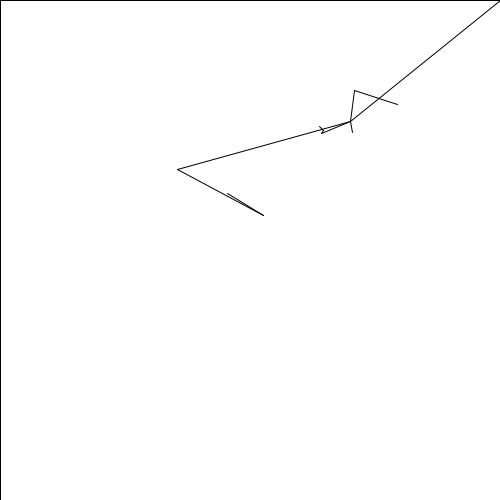
Frame 1 (no input)
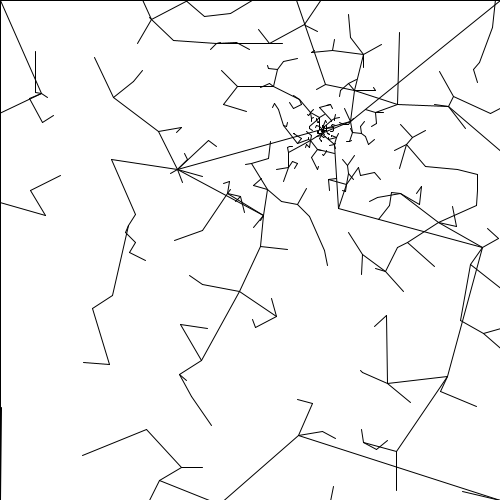
Frame 60 (the mouse pressed at the canvas centre just before this capture)
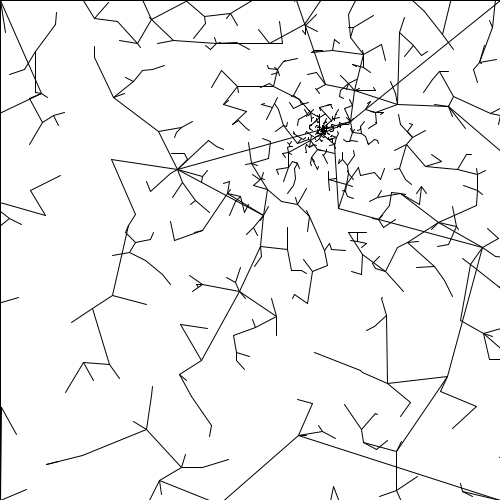
Frame 120 (the mouse held since frame 60 and released just before this capture)

The Processing sketch that drew these frames (run headless with seeded random() and noise(); from frame 60 on, the mouse is pressed at the canvas centre):

// Processing sketch: day06
// ── day06.pde
import java.util.List;

List<PVector> points = new ArrayList<PVector>();
List<List<Integer>> connections = new ArrayList<List<Integer>>();
PVector target;
int stepsPerFrame = 10;

void setup(){
  size(500,500);
  target = new PVector(random(width), random(height));
  addPoint(0,0);
  addPoint(0,width);
  addPoint(height, 0);
  addPoint(width, height);
}

void draw(){
  for(int i = 0; i < stepsPerFrame; i++){
    addPoint(selectPolarPoint());
  }
  background(255);
  stroke(0);
  drawEdges();
}

PVector selectPolarPoint(){
  //get random number
  float a = random(TWO_PI);
  float r = random(1);
  //apply curve
  r *= r;
  //de-normalize
  r *= width;
  //to cartesian
  float x = r*cos(a);
  float y = r*sin(a);
  //relative to "target"
  x += target.x;
  y += target.y;
  
  return new PVector(x, y);
}

PVector selectCartPointInc(){
  //get random number
  float x = random(1);
  float y = random(1);
  //apply curve
  x *= x;
  y *= y;
  //de-normalize
  x*=width;
  y*=height;
  //relative to "target"
  x += target.x;
  y += target.y;
  //wrap to canvas
  x %= width;
  y %= height;
  
  return new PVector(x, y);
}

void drawEdges(){
  for(int i = 0; i < connections.size(); i++){
    for(int connection : connections.get(i)){
      if (connection > i){
        line(
          points.get(i).x, points.get(i).y, 
          points.get(connection).x, points.get(connection).y);
      }
    }
  }
}

int getClosest(PVector v){
  int ci = -1;
  float cd = Float.POSITIVE_INFINITY;
  for(int i = 0; i < points.size(); i++){
    float d = dist(points.get(i).x, points.get(i).y, v.x, v.y);
    if (d < cd){
      cd = d;
      ci = i;
    }
  }
  return ci;
}

int getFurthest(PVector v){
  int ci = -1;
  float cd = 0;
  for(int i = 0; i < points.size(); i++){
    float d = dist(points.get(i).x, points.get(i).y, v.x, v.y);
    if (d > cd){
      cd = d;
      ci = i;
    }
  }
  return ci;
}

void addPoint(float x, float y){
  addPoint(new PVector(x, y));
}

void addPoint(PVector v){
  List myConnections = new ArrayList<Integer>();
  
  int ci = getClosest(v);
  if (ci >= 0){
    connections.get(ci).add(points.size());
    myConnections.add(ci);
  }
  
  points.add(v);
  connections.add(myConnections);
}
